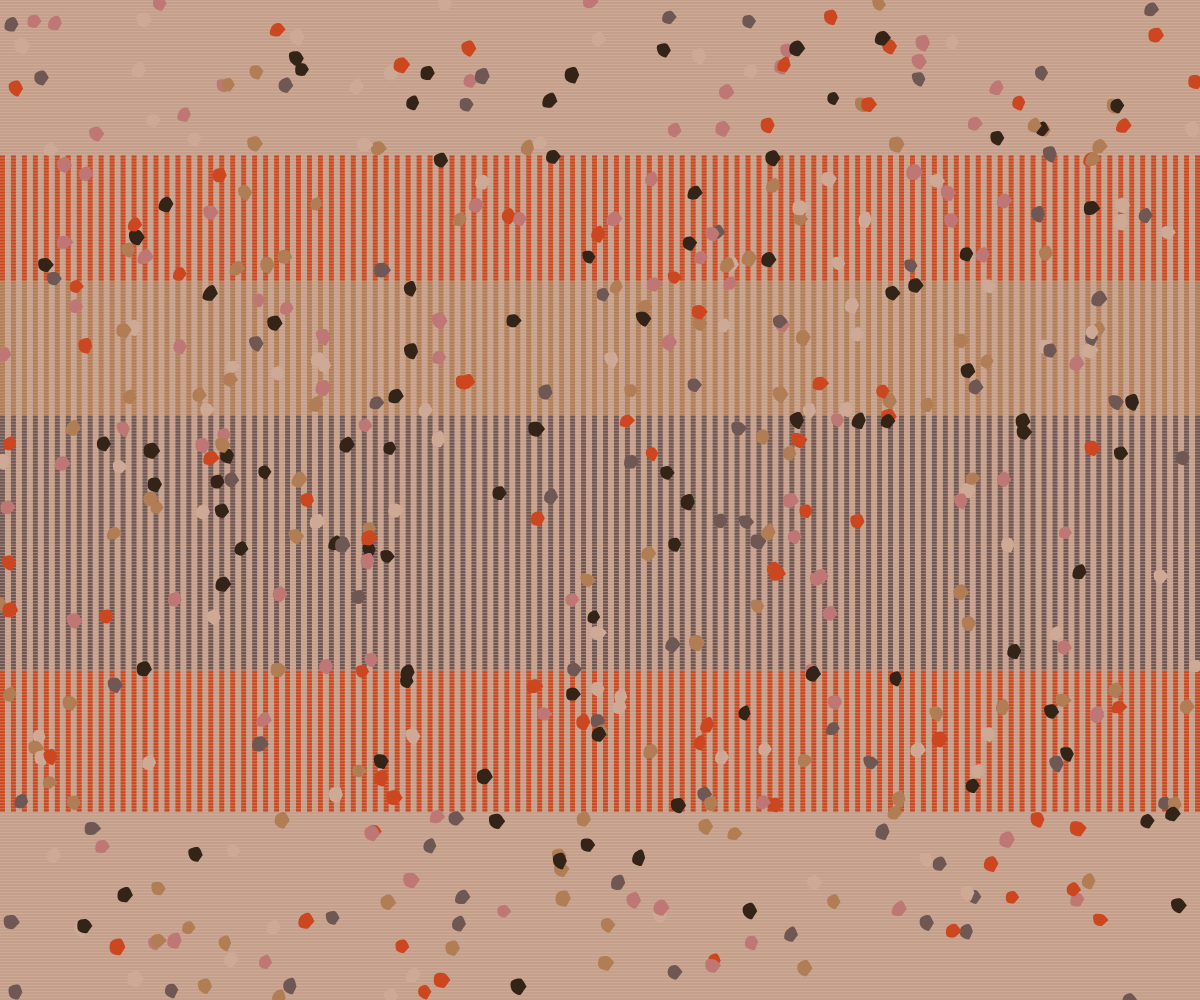
Frame 1 (no input)
Frame 60 (no input): identical to frame 1, image omitted
Frame 120 (the mouse pressed at the canvas centre since frame 60): identical to frame 1, image omitted

The p5.js sketch that drew this single still picture (run headless with seeded random() and noise() and a simulated clock; from frame 60 on, the mouse is pressed at the canvas centre):

// p5.js sketch
// ── sketch.js
// Created for the #Genuary2024 - In the style of Anni Albers (1899-1994).
// https://genuary.art/prompts#jan11

let gBgSections = [];
const gSectionCount = 5;
let gStripeWidth = 5;
let gStripeSpacing = 6;
let gStripeInc;
let gStripeCount;

let gThreads = [];
let gThreadSpacing = 3;

let gKnots = [];
let gKnotRad;

let gColorPalette = ['#342417', '#6f5754', '#be7775', '#cc471f', '#b07d55'];
let gBgColor = '#cea996';
let gThreadColor = '#a5876c';
let gKnotPalette;

function setup() {
  createCanvas(windowWidth, windowHeight);

  gStripeCount = ceil((windowWidth + gStripeSpacing) / (gStripeWidth + gStripeSpacing));
  gStripeWidth = (windowWidth + gStripeSpacing) / gStripeCount - gStripeSpacing;
  gStripeInc = gStripeWidth + gStripeSpacing;
  gKnotRad = 1.2 * gStripeWidth;

  gKnotPalette = [...gColorPalette, gBgColor];
  createBackground();

  strokeWeight(0.5);
}

function createBackground() {
  let avgHeight = height / 7;
  let minHeight = 0.8 * avgHeight;
  let maxHeight = 1.2 * avgHeight;

  let threadCount = height / gThreadSpacing;
  let yp = 0;
  for (let i = 0; i < threadCount; i++) {
    gThreads.push(yp);
    yp += gThreadSpacing;
  }

  yp = random(minHeight, maxHeight);
  for (let i = 0; i < 5; i++) {
    let sectHeight = random(minHeight, maxHeight);
    gBgSections.push(new Section(yp, sectHeight));

    yp += sectHeight;
  }

  for (let i = 0; i < 500; i++) {
    gKnots.push(new Knot());
  }
}

function createParticles() {}

function draw() {
  background(gBgColor);

  stroke(gThreadColor);
  for (let t of gThreads) {
    line(0, t, width, t);
  }

  for (let sect of gBgSections) {
    sect.draw();
  }

  noStroke();
  for (let knot of gKnots) {
    knot.draw();
  }
}

class Section {
  constructor(yp, h) {
    this.yp = yp;
    this.h = h;
    this.c = random(gColorPalette);
    this.stripes = [];
    this.threads = [];
    let xp = 0;
    for (let i = 0; i < gStripeCount; i++) {
      this.stripes.push(xp);
      xp += gStripeInc;
    }

    let threadCount = h / gThreadSpacing;

    for (let i = 0; i < threadCount; i++) {
      this.threads.push(yp);
      yp += gThreadSpacing;
    }
  }

  draw() {
    noStroke();
    fill(this.c);
    for (let s of this.stripes) {
      rect(s, this.yp, gStripeWidth, this.h);
    }

    stroke(gBgColor);
    for (let t of this.threads) {
      line(0, t, width, t);
    }
  }
}

class Knot {
  constructor() {
    this.c = random(gKnotPalette);
    this.pos = createVector(random(0, width), random(0, height));
    this.vertices = [];
    let offset = 0.5 * gKnotRad;
    let vCount = 5;
    let angleInc = 360 / vCount;

    for (let i = 0; i < vCount; i++) {
      let angle = radians(angleInc * i);
      let adjRad = gKnotRad + random(0, offset);
      let xp = adjRad * cos(angle);
      let yp = adjRad * sin(angle);
      this.vertices.push(createVector(xp, yp));
    }
  }

  draw() {
    //noStroke();
    fill(this.c);
    push();
    translate(this.pos.x, this.pos.y);
    //circle(0, 0, 20, 20);
    beginShape();
    for (let v of this.vertices) {
      curveVertex(v.x, v.y);
    }
    endShape(CLOSE);
    pop();
  }
}
